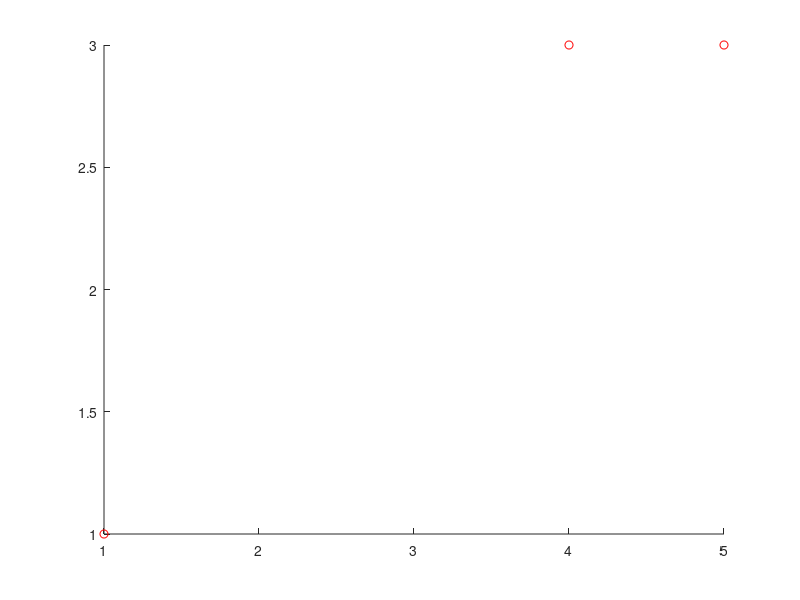

The MATLAB source for this figure: (Note: this script raises an error after producing the figure.)
x = [1 4 5];
y = [1 3 3];
scatter(x, y, 'r'), hold on
p = linterp(x, y)
xx = linspace(0, 6, 1000);
yy = polyval(p, xx);
plot(xx, yy, 'b')
plot([0 6], [2 2], 'g')
f = @(x)(polyval(p, x) - 2);

[x y] = zero_bisection(f, 0, 6, 10^-8, 100) 
plot(x, y + 2, 'k*');